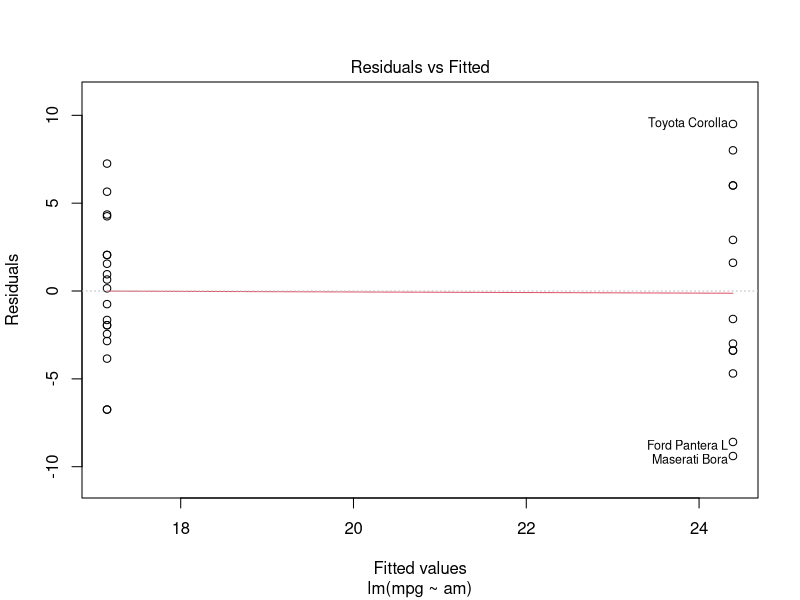
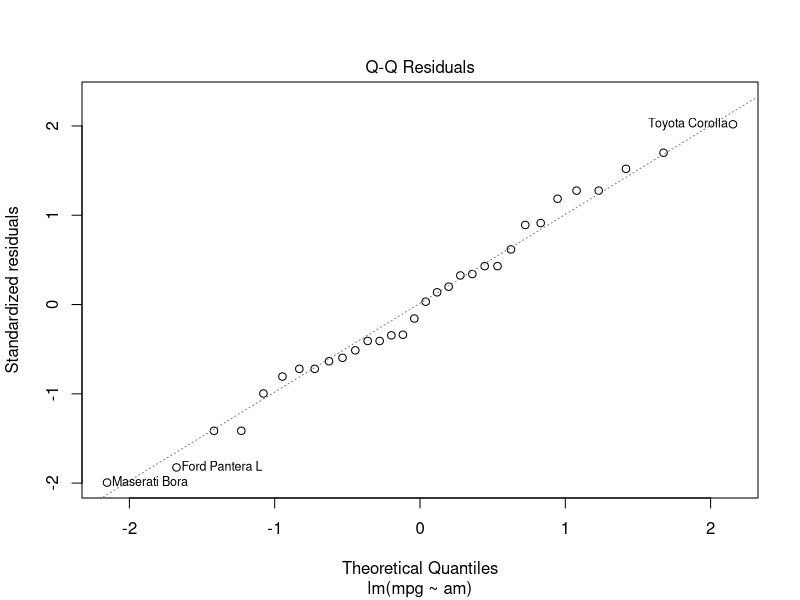
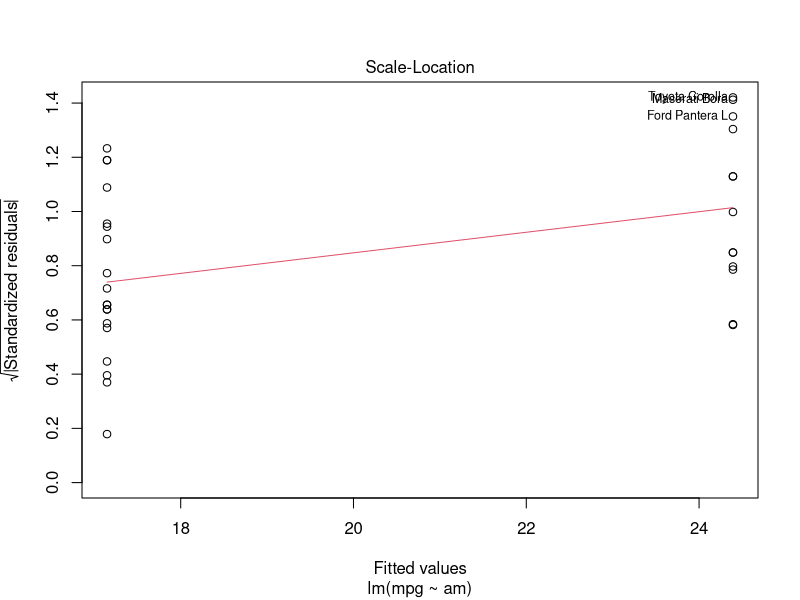
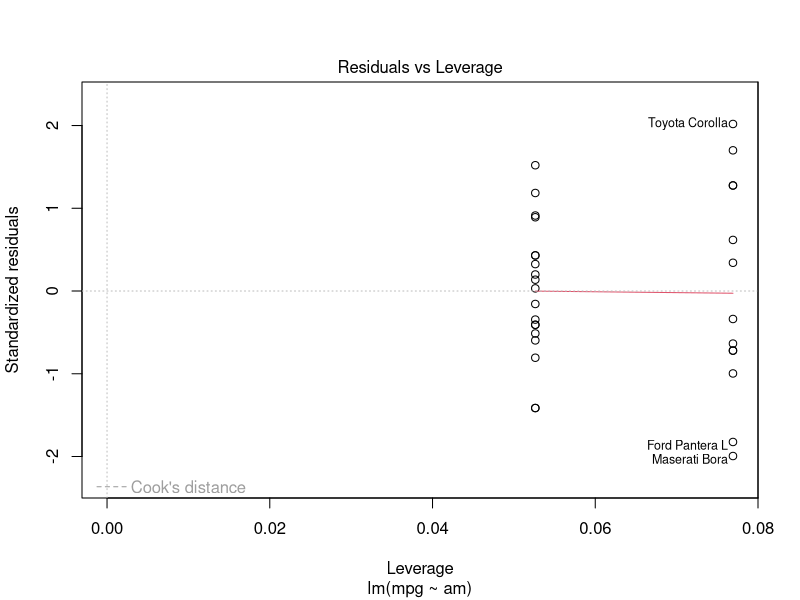
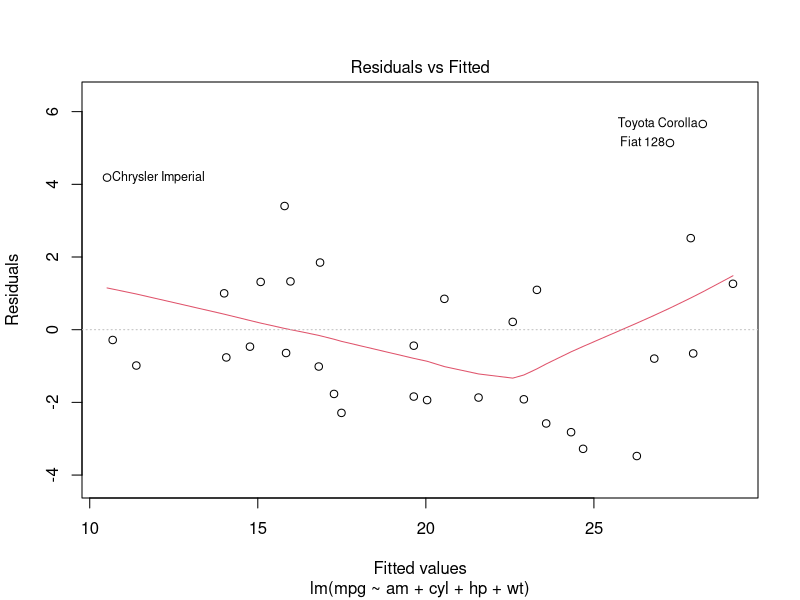
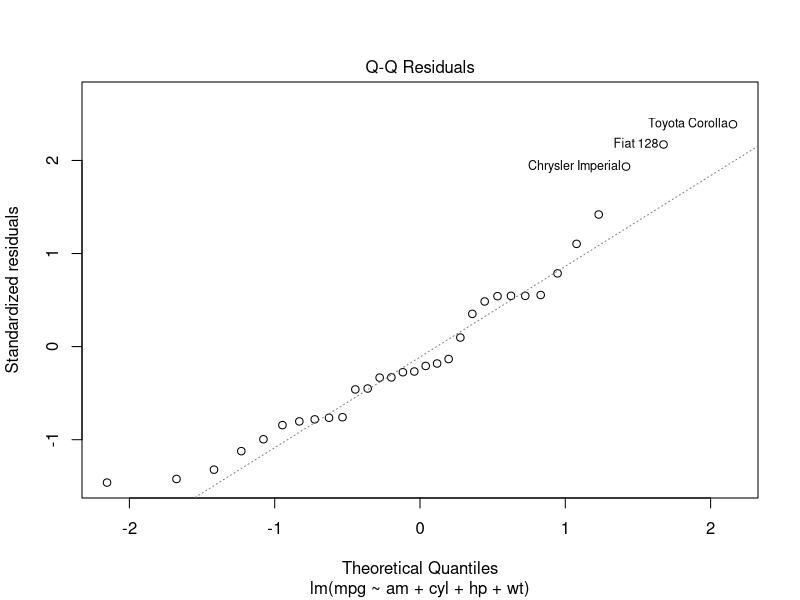
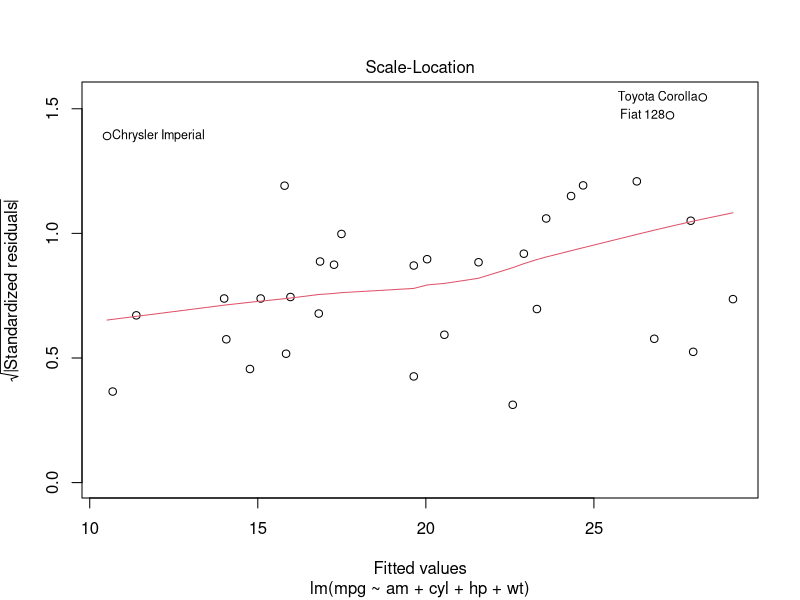
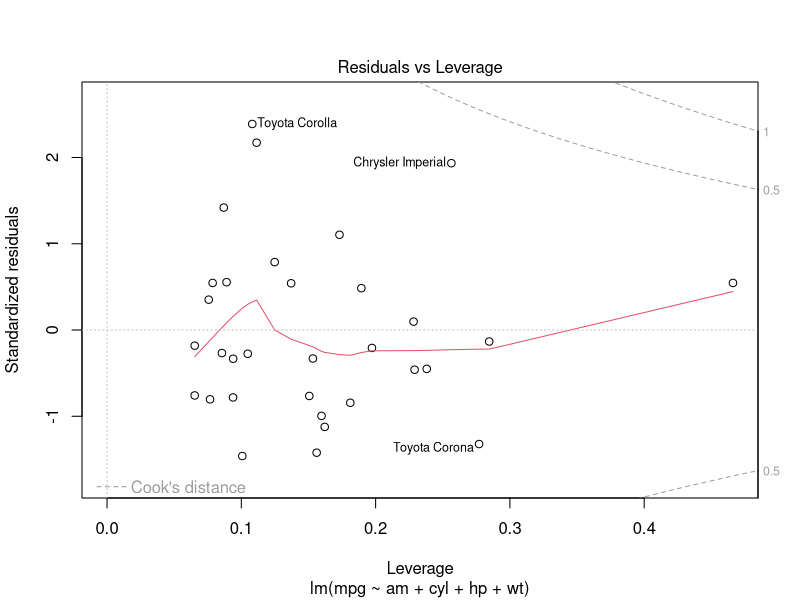

These figures' R source, in order:
## ---- chunk 1
data(mtcars)
str(mtcars)
## ---- chunk 2
head(mtcars)
## ---- chunk 3
summary(mtcars)
## ---- chunk 4
lm_simple <- lm(mpg ~ am, data = mtcars)
## ---- chunk 5
summary(lm_simple)
## ---- chunk 6
plot(lm_simple)
## ---- chunk 7
lm_multiple <- lm(mpg ~ am + cyl + hp + wt, data = mtcars)
## ---- chunk 8
summary(lm_multiple)
## ---- chunk 9
plot(lm_multiple)
## ---- chunk 10
predicted_simple <- predict(lm_simple, data.frame(am = c(0, 1)))
predicted_multiple <- predict(lm_multiple, data.frame(am = c(0, 1), cyl = mean(mtcars$cyl), 
                              hp = mean(mtcars$hp), wt = mean(mtcars$wt)))
predicted_simple
predicted_multiple
## ---- chunk 11
r_squared_simple <- summary(lm_simple)$r.squared
r_squared_multiple <- summary(lm_multiple)$r.squared

rmse_simple <- sqrt(mean(lm_simple$residuals^2))
rmse_multiple <- sqrt(mean(lm_multiple$residuals^2))

aic_simple <- AIC(lm_simple)
aic_multiple <- AIC(lm_multiple)

print("Проста лінійна регресія:")
print(paste("R-квадрат:", r_squared_simple))
print(paste("RMSE:", rmse_simple))
print(paste("AIC:", aic_simple))
print("-------------------------")
print("Множинна лінійна регресія:")
print(paste("R-квадрат:", r_squared_multiple))
print(paste("RMSE:", rmse_multiple))
print(paste("AIC:", aic_multiple))
